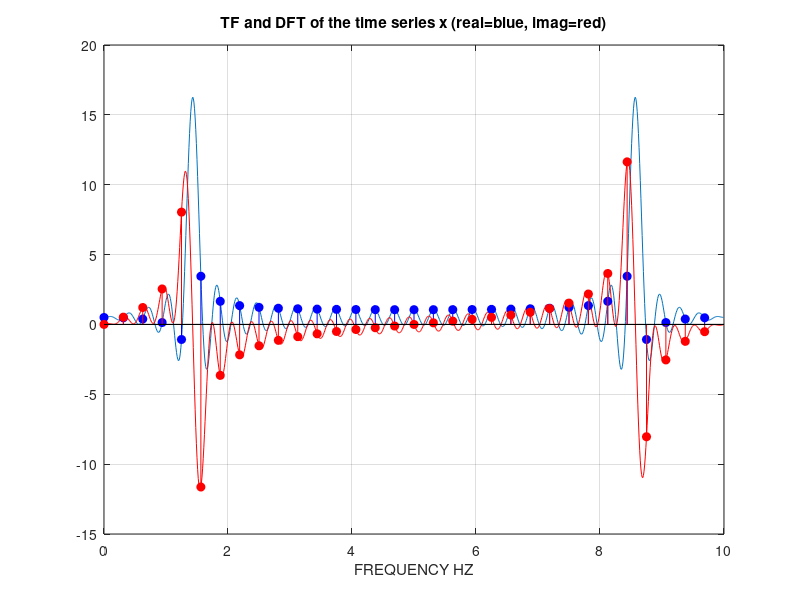

MATLAB code to generate this figure:
% PROGRAMMA TFdiscreta
% Autore: Claudio Prati
% Politecnico di Milano, 11 Aprile 2014
%
% Calcolo della DFT di alcune sequenze x di N campioni e confronto con la
% Trasformata di Fourier continua in frequenza della stessa squenza.
% Prima sequenza 1/4 1/2 1/4 simmetrica rispotto a n=0
% Seconda sequenza -1/4 1/2 -1/4 simmetrica rispotto a n=0
% Terza sequenza cos(2*pi*n/8) con n tra 0 e N-1 (numero intero di cicli)
% Quarta sequenza cos(2*pi*n/7) con n tra 0 e N-1 (numero non intero di cicli)

clear all
close all
clc

%% First time series (LP)

DT=.1;          % Periodo di campionamento
N=32;           % Numero di samples 
n=(0:N-1);

% Serie discreta
x=zeros(N,1);
x(1)=1/2;
x(2)=1/4;  
x(N)=1/4;
stem(n,x,'filled');
xlabel('TIME SAMPLES')
title('first time series to be tranformed')
display('PLEASE NOTICE THE CIRCULAR FORMAT OF THE TIME SERIES: ACTUALLY THE 3 SAMPLES ARE SYMMETRIC WRT 0')

pause
% Trasformata del segnale campionato
To=N*DT;    % Lunghezza segnale in secondi
DF=1/To;    % Passo di campionamento in frequenza 
X=fft(x);
stem(n,real(X)) 
title('DFT of the time series x')
xlabel('FREQUENCY SAMPLES')
pause
stem(DF*n,real(X))
title('DFT of the time series x')
xlabel('FREQUENCY HZ')

pause
% Segnale 'continuo'
M=1000;
m=(0:M-1);
xx=zeros(M,1);
xx(1)=1/2;
xx(2)=1/4;
xx(M)=1/4;

% Transformata del segnale 'continuo'
TTo=M*DT;
df=1/TTo;
XX=fft(xx);
plot(df*m,real(XX))
xlabel('FREQUENCY HZ')
title('TF continuous in frequency of the time series x')
hold on
pause
stem(DF*n,abs(X),'r','filled')
title('TF (blue) and DFT (red) of the time series x')

pause
hold off

%% Second time series (HP)
clf
close all
clear all

DT=.1;
N=32;
n=(0:N-1);

% Segnale discreto
x=zeros(N,1);
x(1)=1/2;
x(2)=-1/4;
x(N)=-1/4;
stem(n,x,'filled');
xlabel('TIME SAMPLES')
title('second time series to be tranformed')
pause

% Transformata del segnale discreto
To=N*DT;
DF=1/To;
X=fft(x); 
stem(n,real(X))
xlabel('FREQUENCY SAMPLES')
title('DFT of the time series x')
pause
stem(DF*n,real(X))
xlabel('FREQUENCY HZ')
title('DFT of the time series x')

pause

% Segnale 'continuo'
M=1000;
m=(0:M-1);
xx=zeros(M,1);
xx(1)=1/2;
xx(2)=-1/4;
xx(M)=-1/4;

% Transformata del segnale 'continuo'
TTo=M*DT;
df=1/TTo;
XX=fft(xx);
plot(df*m,real(XX))
xlabel('FREQUENCY HZ')
title('TF continuous in frequency of the time series x')
hold on
pause
stem(DF*n,real(X),'r','filled')
title('TF (blue) and DFT (red) of the time series x')

display('PRESS TO COMPUTE THE INVERSE DFT FROM THE SAMPLES OF X')
pause
hold off
y=ifft(X);
stem(n,y,'r','filled');
xlabel('TIME SAMPLES')
title('IDFT of the frequency series X')

pause

%% Third time series (cos: integer number of cycles)

clf
close all
clear all

DT=.1;
N=32;
n=(0:N-1);

% Segnale discreto
x=cos(2*pi*n/8);
stem(n,x,'filled');
xlabel('TIME SAMPLES')
title('third time series to be tranformed')
pause

% Traformata del segnale discreto
To=N*DT;
DF=1/To;
X=fft(x);
stem(n,real(X))
hold on
stem(n,imag(X),'r')
xlabel('FREQUENCY SAMPLES')
title('DFT of the time series x (real=blue, imag=red)')
hold off
pause
stem(DF*n,real(X))
hold on
stem(DF*n,imag(X),'r')
xlabel('FREQUENCY HZ')
title('DFT of the time series x (real=blue, imag=red)')
hold off

pause
% Segnale 'continuo'
M=1000;
m=(0:M-1);
xx=zeros(M,1);
xx(1:N)=cos(2*pi*n/8);

% Traformata del segnale 'continuo'
TTo=M*DT;
df=1/TTo;
XX=fft(xx);
plot(df*m,real(XX))
hold on
plot(df*m,imag(XX),'r')
xlabel('FREQUENCY HZ')
title('TF continuous in frequency of the time series x (real=blue, imag=red)')
grid on
pause
stem(DF*n,real(X),'b','filled')
stem(DF*n,imag(X),'r','filled')
title('TF and DFT of the time series x (real=blue, imag=red)')

pause

%% Fourth time series (cos: non-integer number of cycles)

clf
close all
clear all
DT=.1;
N=32;
n=(0:N-1);

% Segnale discreto
x=cos(2*pi*n/7);
stem(n,x,'filled');
xlabel('TIME SAMPLES')
title('fourth time series to be tranformed')
pause

% Trasformata del segnale discreto
To=N*DT;
DF=1/To;
X=fft(x);
stem(n,real(X))
hold on
stem(n,imag(X),'r')
xlabel('FREQUENCY SAMPLES')
title('DFT of the time series x (real=blue, imag=red)')
hold off
pause
stem(DF*n,real(X))
hold on
stem(DF*n,imag(X),'r')
xlabel('FREQUENCY HZ')
title('DFT of the time series x (real=blue, imag=red)')
hold off


pause

% Segnale 'continuo'
M=1000;
m=(0:M-1);
xx=zeros(M,1);
xx(1:N)=cos(2*pi*n/7);

% Traformata del segnale 'continuo'
TTo=M*DT;
df=1/TTo;
XX=fft(xx);
plot(df*m,real(XX))
hold on
plot(df*m,imag(XX),'r')
xlabel('FREQUENCY HZ')
title('TF continuous in frequency of the time series x (real=blue, imag=red)')
grid on
pause
stem(DF*n,real(X),'b','filled')
stem(DF*n,imag(X),'r','filled')
title('TF and DFT of the time series x (real=blue, imag=red)')
